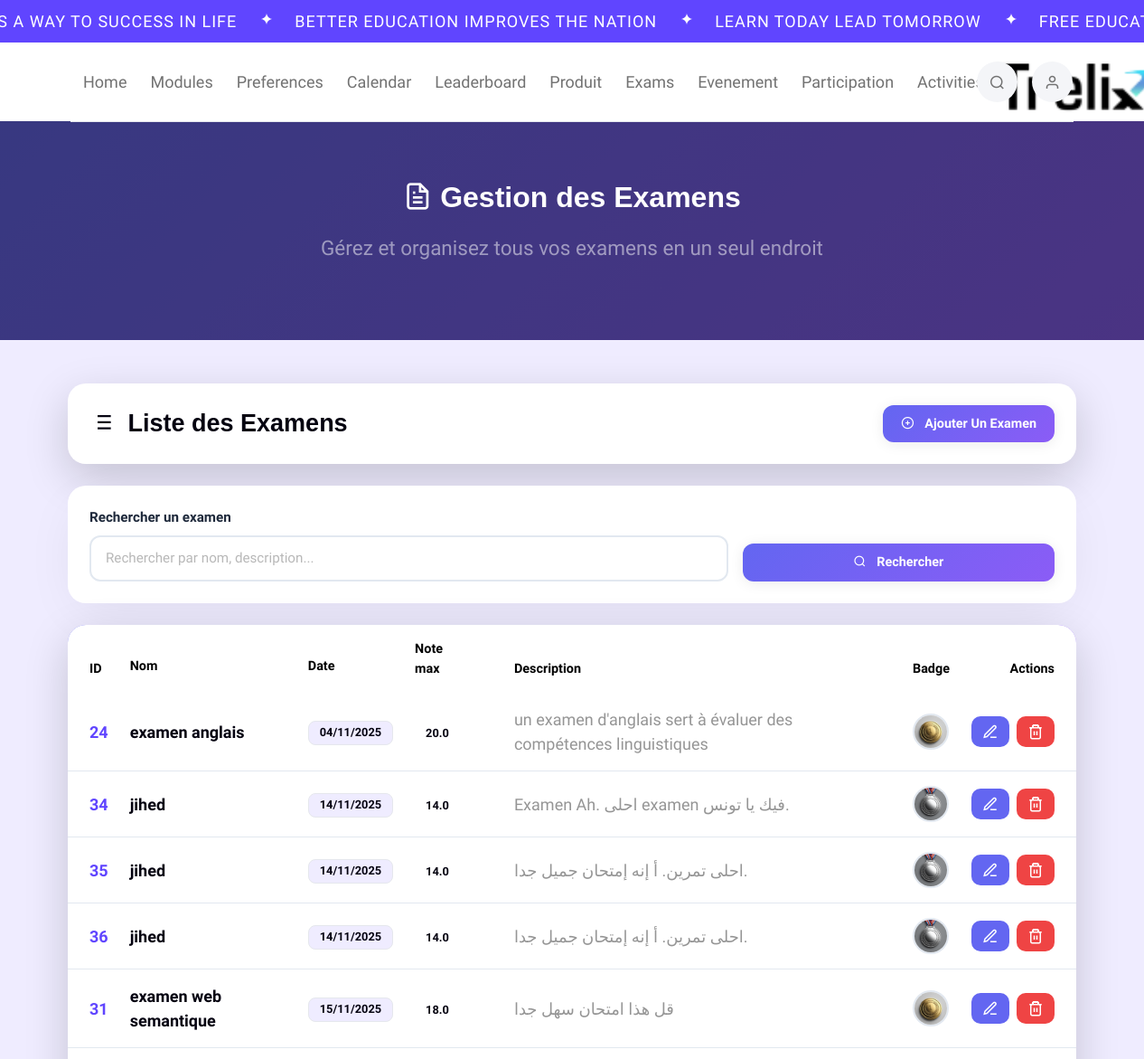
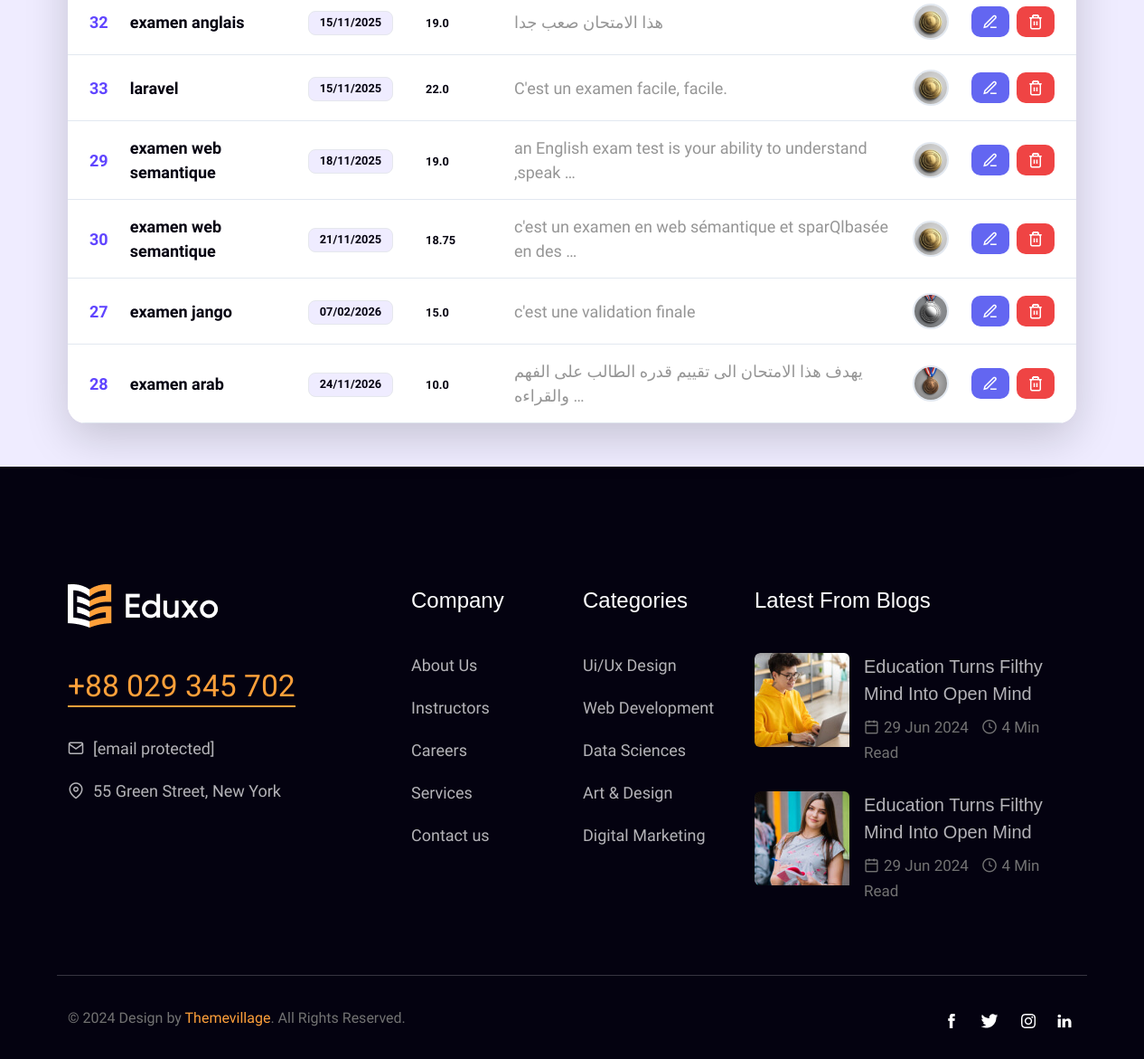
/api/?order=date_examen&search=, run on the app's committed database (2 pictures, top to bottom).
### evaluation/models.py (models this page shows, shortened)
class Examen(models.Model):
    nom = models.CharField(max_length=200)
    date_examen = models.DateField()
    note_max = models.FloatField()
    description = models.TextField(blank=True, null=True)
    badge = models.ForeignKey(Badge, on_delete=models.SET_NULL, null=True, blank=True, related_name="examens")

class Badge(models.Model):
    type = models.CharField(max_length=50)
    image = models.ImageField(upload_to='badges/', blank=True, null=True)

### evaluation/views.py (the view)
# urls.py: path('', views.examen_list, name='examen_list'),
def examen_list(request):
    search = request.GET.get('search', '')  # recherche par texte
    order = request.GET.get('order', '-id')  # tri par défaut : derniers d'abord
    examens = Examen.objects.all()
    if search:
        examens = examens.filter(
            Q(nom__icontains=search) |
            Q(description__icontains=search) |
            Q(note_max__icontains=search)
        )
    examens = examens.order_by(order)
    return render(request, 'examens_list.html', {
        'examens': examens,
        'search': search,
        'order': order
    })

### evaluation/templates/examens_list.html (shortened to what this page needs)
{% extends "trelix_app/base.html" %}
{% load static %}
{% block content %}
{% include 'trelix_app/header.html' %}
{% get_static_prefix as STATIC_PREFIX %}
<section class="promo-sec position-relative overflow-hidden"
 style="background: linear-gradient(135deg, rgba(99,102,241,.95) 0%, rgba(139,92,246,.95) 100%); padding:60px 0;">
  <div class="container">
    <div class="row">
      <div class="col-lg-12 text-center">
        <h1 class="display-4 text-white fw-bold mb-3">
          <i class="feather-icon icon-file-text"></i> Gestion des Examens
        </h1>
        <p class="text-white-50 fs-5 mb-4">
          Gérez et organisez tous vos examens en un seul endroit
        </p>
      </div>
    </div>
  </div>
</section>
<section class="py-5 bg-light">
  <div class="container">
    <div class="row justify-content-center">
      <div class="col-12">
        <div class="card border-0 shadow-lg custom-card mb-4">
          <div class="card-body p-4">
            <div class="row align-items-center">
              <div class="col-md-8">
                <h3 class="h4 mb-0 text-dark">
                  <i class="feather-icon icon-list me-2"></i>
                  Liste des Examens
                </h3>
              </div>
              <div class="col-md-4 text-end">
                <a href="/api/examens/ajouter/" class="btn btn-custom-primary">
                  <i class="feather-icon icon-plus-circle me-2"></i>
                  Ajouter un examen
                </a>
              </div>
            </div>
          </div>
        </div>
        <div class="card border-0 shadow-sm custom-card mb-4">
          <div class="card-body p-4">
            <form method="GET" class="row g-3 align-items-end">
              <div class="col-md-8">
                <label class="form-label-custom">Rechercher un examen</label>
                <div class="input-wrapper">
                  <input type="text" name="search" class="form-control-custom"
                         placeholder="Rechercher par nom, description..." value="{{ search }}">
                </div>
              </div>
              <div class="col-md-4">
                <button type="submit" class="btn btn-custom-primary w-100">
                  <i class="feather-icon icon-search me-2"></i>
                  Rechercher
                </button>
              </div>
            </form>
          </div>
        </div>
        <div class="card border-0 shadow-lg custom-card">
          <div class="card-body p-0">
            <div class="table-responsive">
              <table class="table table-hover align-middle mb-0">
                <thead class="table-custom-header">
                  <tr>
                    <th class="ps-4">ID</th>
                    <th>
                      <div class="d-flex align-items-center gap-1">
                        <span>Nom</span>
                        <div class="sort-buttons">
                          <a href="?order=nom&search={{ search }}" class="sort-link" title="Tri croissant">▲</a>
                          <a href="?order=-nom&search={{ search }}" class="sort-link" title="Tri décroissant">▼</a>
                        </div>
                      </div>
                    </th>
                    <th>
                      <div class="d-flex align-items-center gap-1">
                        <span>Date</span>
                        <div class="sort-buttons">
                          <a href="?order=date_examen&search={{ search }}" class="sort-link" title="Tri croissant">▲</a>
                          <a href="?order=-date_examen&search={{ search }}" class="sort-link" title="Tri décroissant">▼</a>
                        </div>
                      </div>
                    </th>
                    <th>
                      <div class="d-flex align-items-center gap-1">
                        <span>Note max</span>
                        <div class="sort-buttons">
                          <a href="?order=note_max&search={{ search }}" class="sort-link" title="Tri croissant">▲</a>
                          <a href="?order=-note_max&search={{ search }}" class="sort-link" title="Tri décroissant">▼</a>
                        </div>
                      </div>
                    </th>
                    <th>Description</th>
                    <th>Badge</th>
                    <th class="text-end pe-4">Actions</th>
                  </tr>
                </thead>
                <tbody>
                {% for examen in examens %}
                  <tr class="table-row-custom">
                    <td class="ps-4 fw-semibold text-primary">{{ examen.id }}</td>
                    <td class="fw-semibold text-dark">{{ examen.nom }}</td>
                    <td>
                      <span class="badge bg-light text-dark border">
                        {{ examen.date_examen|date:"d/m/Y" }}
                      </span>
                    </td>
                    <td>
                      <span class="badge bg-warning text-dark">
                        {{ examen.note_max }}
                      </span>
                    </td>
                    <td class="text-muted">
                      {{ examen.description|default:"—"|truncatewords:10 }}
                    </td>
                    <td>
                      {% if examen.badge and examen.badge.image %}
                        <img src="{{ examen.badge.image.url }}" class="badge-img" alt="badge">
                      {% else %}
                        <span class="text-muted">—</span>
                      {% endif %}
                    </td>
                    <td class="text-end pe-4">
                      <div class="btn-group-custom">
                        <a href="/api/examens/modifier/{{ examen.id }}/" class="btn btn-action-primary" title="Modifier">
                          <i class="feather-icon icon-edit-3"></i>
                        </a>
                        <a href="/api/examens/supprimer/{{ examen.id }}/"
                           class="btn btn-action-danger"
                           title="Supprimer"
                           onclick="return confirm('Voulez-vous vraiment supprimer cet examen ?')">
                          <i class="feather-icon icon-trash-2"></i>
                        </a>
                      </div>
                    </td>
                  </tr>
                {% endfor %}
                </tbody>
              </table>
            </div>
          </div>
        </div>
      </div>
    </div>
  </div>
</section>
{% include 'trelix_app/footer.html' %}
{% endblock %}

### trelix_app/static/css/feather.css (style rules this page uses)
.feather-icon { font-family: "feather-icons"; display: inline-block; line-height: 1; font-weight: normal; font-style: normal; speak: none; text-decoration: inherit; text-transform: none; text-rendering: auto; -webkit-font-smoothing: antialiased; -moz-osx-font-smoothing: grayscale; }
.icon-edit-3:before { content: "\f15d"; }
.icon-file-text:before { content: "\f168"; }
.icon-list:before { content: "\f18e"; }
.icon-plus-circle:before { content: "\f1bd"; }
.icon-search:before { content: "\f1cd"; }
.icon-trash-2:before { content: "\f1f0"; }

### evaluation/templates/examens_list.html (style rules this page uses)
:root { --primary-color: #6366f1; --primary-dark: #4f46e5; --secondary-color: #6c757d; --success-color: #10b981; --danger-color: #ef4444; --warning-color: #f59e0b; --border-color: #e2e8f0; --shadow-light: 0 2px 15px rgba(0,0,0,0.08); --shadow-medium: 0 5px 25px rgba(0,0,0,0.1); --gradient-primary: linear-gradient(135deg, #6366f1 0%, #8b5cf6 100%); }
.custom-card { border-radius: 20px; overflow: hidden; transition: transform 0.3s ease, box-shadow 0.3s ease; }
.form-label-custom { color: #1e293b !important; font-weight: 600; font-size: 0.95rem; margin-bottom: 8px; display: block; }
.form-control-custom { width: 100%; padding: 12px 16px; border: 2px solid var(--border-color); border-radius: 12px; background: #fff; font-size: 0.95rem; transition: all 0.3s ease; }
.btn-custom-primary { background: var(--gradient-primary); border: none; color: white; padding: 10px 20px; border-radius: 12px; font-weight: 600; font-size: 0.9rem; transition: all 0.3s ease; box-shadow: var(--shadow-light); }
.table-custom-header { background: var(--gradient-primary); color: white; }
.table-custom-header th { border: none; padding: 16px 12px; font-weight: 600; font-size: 0.9rem; }
.table-row-custom { transition: all 0.3s ease; border-bottom: 1px solid var(--border-color); }
.table-row-custom td { padding: 16px 12px; border: none; }
.sort-buttons { display: flex; flex-direction: column; gap: 2px; margin-left: 8px; }
.sort-link { color: rgba(255, 255, 255, 0.9); text-decoration: none; font-size: 0.8rem; line-height: 0.8; transition: all 0.3s ease; background: rgba(255, 255, 255, 0.2); border-radius: 3px; padding: 2px 4px; display: flex; align-items: center; justify-content: center; width: 20px; height: 12px; }
.btn-group-custom { display: flex; gap: 8px; justify-content: flex-end; }
.btn-action-primary, .btn-action-danger { padding: 8px 12px; border-radius: 10px; border: none; color: white; transition: all 0.3s ease; display: flex; align-items: center; justify-content: center; }
.btn-action-primary { background: var(--primary-color); }
.btn-action-danger { background: var(--danger-color); }
.badge-img { width: 40px; height: 40px; border-radius: 50%; object-fit: cover; border: 2px solid var(--border-color); }
.badge { padding: 6px 12px; border-radius: 8px; font-weight: 600; font-size: 0.8rem; }
.custom-card { animation: fadeIn 0.5s ease forwards; }

### data on the page
Examen: id "24", nom "examen anglais", date_examen "04/11/2025", note_max "20.0", description "un examen d'anglais sert à évaluer des compétences linguistiques", badge.image (picture)
Examen: id "34", nom "jihed", date_examen "14/11/2025", note_max "14.0", description "Examen Ah. احلى examen فيك يا تونس.", badge.image (picture)
Examen: id "35", nom "jihed", date_examen "14/11/2025", note_max "14.0", description "احلى تمرين. أ إنه إمتحان جميل جدا.", badge.image (picture)
Examen: id "36", nom "jihed", date_examen "14/11/2025", note_max "14.0", description "احلى تمرين. أ إنه إمتحان جميل جدا.", badge.image (picture)
Examen: id "31", nom "examen web semantique", date_examen "15/11/2025", note_max "18.0", description "قل هذا امتحان سهل جدا", badge.image (picture)
Examen: id "32", nom "examen anglais", date_examen "15/11/2025", note_max "19.0", description "هذا الامتحان صعب جدا", badge.image (picture)
Examen: id "33", nom "laravel", date_examen "15/11/2025", note_max "22.0", description "C'est un examen facile, facile.", badge.image (picture)
Examen: id "29", nom "examen web semantique", date_examen "18/11/2025", note_max "19.0", description "an English exam test is your ability to understand ,speak …", badge.image (picture)
Examen: id "30", nom "examen web semantique", date_examen "21/11/2025", note_max "18.75", description "c'est un examen en web sémantique et sparQlbasée en des …", badge.image (picture)
Examen: id "27", nom "examen jango", date_examen "07/02/2026", note_max "15.0", description "c'est une validation finale", badge.image (picture)
Examen: id "28", nom "examen arab", date_examen "24/11/2026", note_max "10.0", description "يهدف هذا الامتحان الى تقييم قدره الطالب على الفهم والقراءه …", badge.image (picture)
